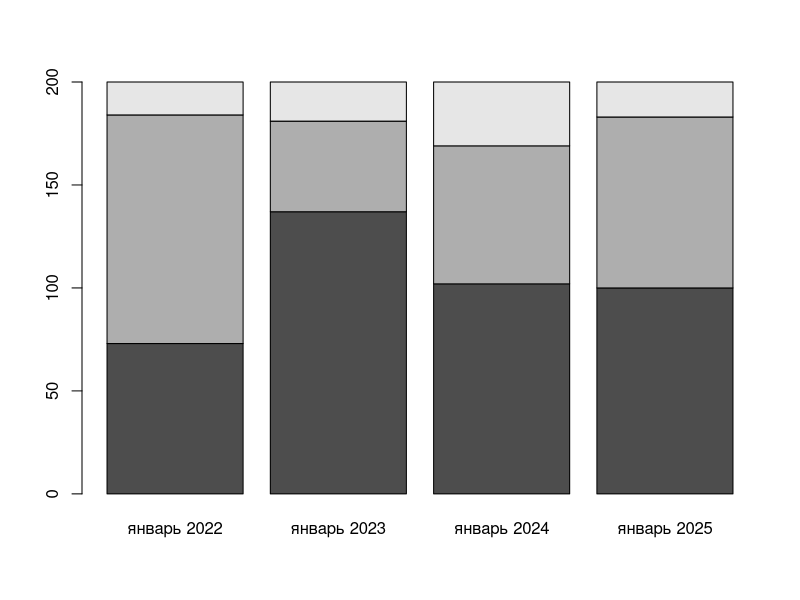
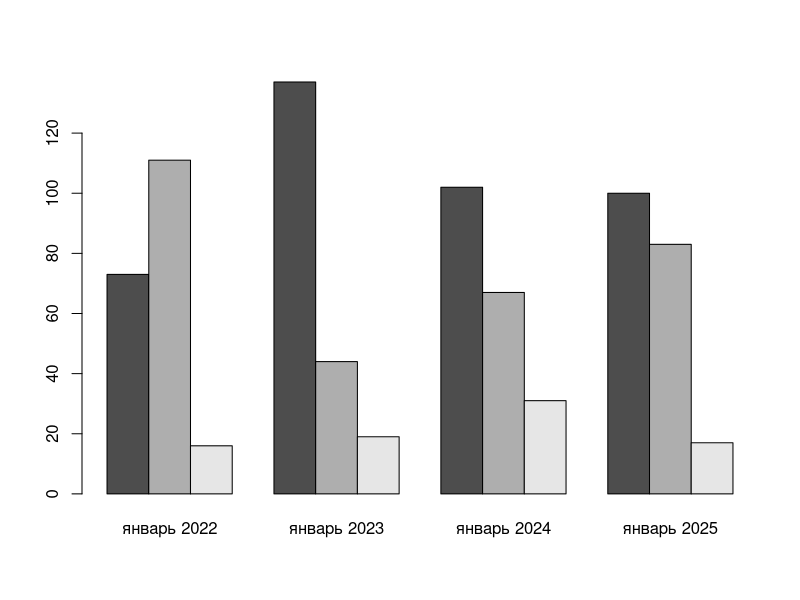
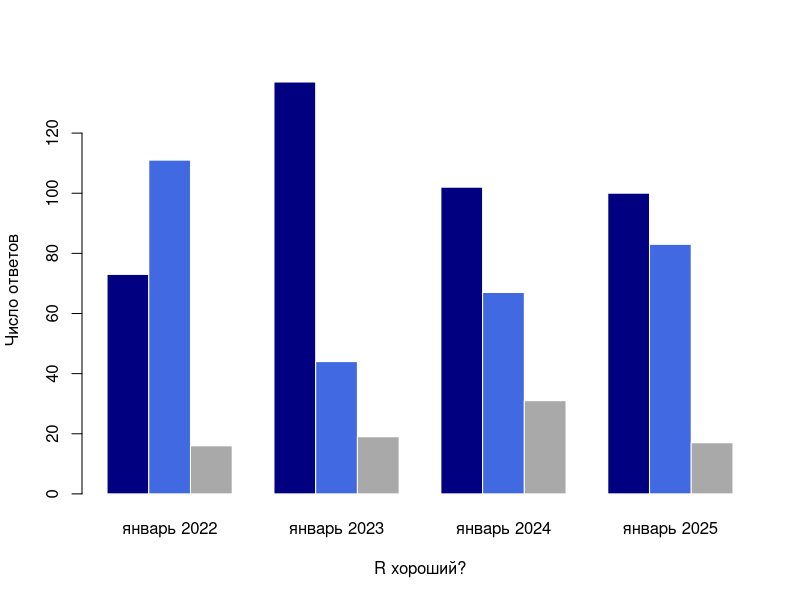

Generate these figures, in order, with R:
#########################################################
#### PRACTICE 01: BAR CHART #############################
#########################################################

# generate data
# sample() pseudo-random sampling

answer01 <- sample(c("Да", "Нет", "Нет ответа"), 200, 
                   replace = TRUE, prob = c(0.4, 0.5, 0.1))
answer02 <- sample(c("Да", "Нет", "Нет ответа"), 200, 
                   replace = TRUE, prob = c(0.68, 0.22, 0.1))
answer03 <- sample(c("Да", "Нет", "Нет ответа"), 200, 
                   replace = TRUE, prob = c(0.5, 0.35, 0.15))
answer04 <- sample(c("Да", "Нет", "Нет ответа"), 200, 
                   replace = TRUE, prob = c(0.5, 0.4, 0.1))

# join as columns and change names
dat <- cbind.data.frame(answer01, answer02, 
                        answer03, answer04)
colnames(dat) <- c("январь 2022", "январь 2023", 
                   "январь 2024", "январь 2025")

# table of frequences
counts <- cbind(table(dat$`январь 2022`),
                table(dat$`январь 2023`),
                table(dat$`январь 2024`),
                table(dat$`январь 2025`))

# change names - take from dat
colnames(counts) <- colnames(dat)
counts

# if counts is 2-dimensional,
# bar plot is stacked by default,
# to unstack, use beside = TRUE

barplot(counts)
barplot(counts, beside = TRUE)

# png() -  to export in png-file
# 9 to 4 inches, dpi is 300

png("Bar01.png", 
    width = 9, height = 4, 
    units = "in",
    res = 300)

# add fill colors (col)
# add edge color (border)
# add labels (xlab and ylab)
# add legend and its style:
# coordinates (x, y),
# orientation (horiz = TRUE)
# font size (cex = 0.6)

barplot(counts, beside = TRUE,
        col = c("navy", "royalblue", "darkgrey"),
        border = "white", 
        xlab = "R хороший?", 
        ylab = "Число ответов",
        legend = rownames(counts),
        args.legend = list(x = 15, 
                           y = 178,
                           horiz = TRUE,
                           cex = 0.6))
# turn-off the device
# to save changes in png-file
dev.off()

# to find png-file
# get path to the current working directory

getwd()

# and open it from R
utils::browseURL(getwd())
